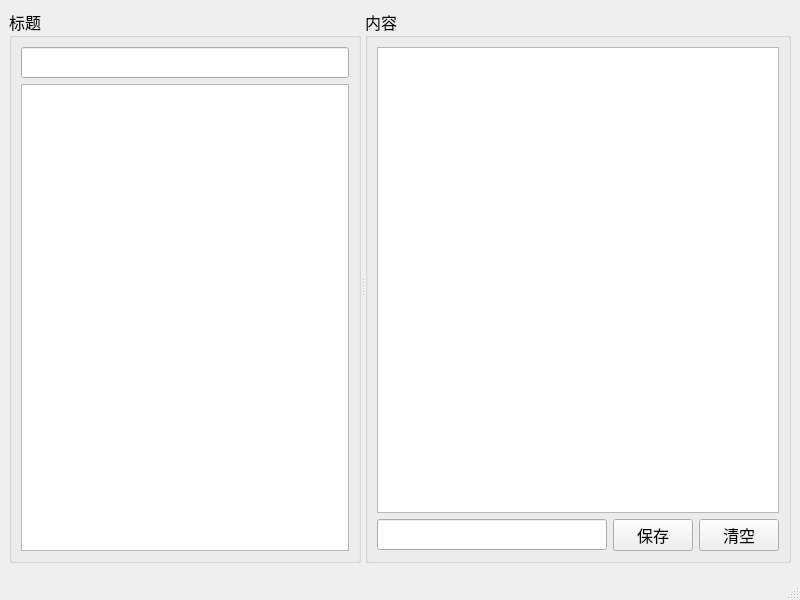
<?xml version="1.0" encoding="UTF-8"?>
<ui version="4.0">
 <class>MainWindow</class>
 <widget class="QMainWindow" name="MainWindow">
  <property name="geometry">
   <rect>
    <x>0</x>
    <y>0</y>
    <width>800</width>
    <height>600</height>
   </rect>
  </property>
  <property name="font">
   <font>
    <family>WenQuanYi Micro Hei</family>
    <pointsize>12</pointsize>
   </font>
  </property>
  <property name="windowTitle">
   <string>我的笔记</string>
  </property>
  <widget class="QWidget" name="centralwidget">
   <layout class="QHBoxLayout" name="horizontalLayout_2">
    <item>
     <widget class="QSplitter" name="splitter">
      <property name="orientation">
       <enum>Qt::Horizontal</enum>
      </property>
      <widget class="QGroupBox" name="groupBox">
       <property name="title">
        <string>标题</string>
       </property>
       <layout class="QVBoxLayout" name="verticalLayout">
        <item>
         <widget class="QLineEdit" name="edit_search"/>
        </item>
        <item>
         <widget class="QListWidget" name="listWidget"/>
        </item>
       </layout>
      </widget>
      <widget class="QGroupBox" name="groupBox_2">
       <property name="title">
        <string>内容</string>
       </property>
       <layout class="QVBoxLayout" name="verticalLayout_2">
        <item>
         <widget class="QTextEdit" name="textEdit"/>
        </item>
        <item>
         <layout class="QHBoxLayout" name="horizontalLayout">
          <item>
           <widget class="QLineEdit" name="edit_file"/>
          </item>
          <item>
           <widget class="QPushButton" name="btn_save">
            <property name="text">
             <string>保存</string>
            </property>
           </widget>
          </item>
          <item>
           <widget class="QPushButton" name="btn_clear">
            <property name="text">
             <string>清空</string>
            </property>
           </widget>
          </item>
         </layout>
        </item>
       </layout>
      </widget>
     </widget>
    </item>
   </layout>
  </widget>
  <widget class="QMenuBar" name="menubar">
   <property name="geometry">
    <rect>
     <x>0</x>
     <y>0</y>
     <width>800</width>
     <height>24</height>
    </rect>
   </property>
  </widget>
  <widget class="QStatusBar" name="statusbar"/>
 </widget>
 <resources/>
 <connections/>
</ui>
